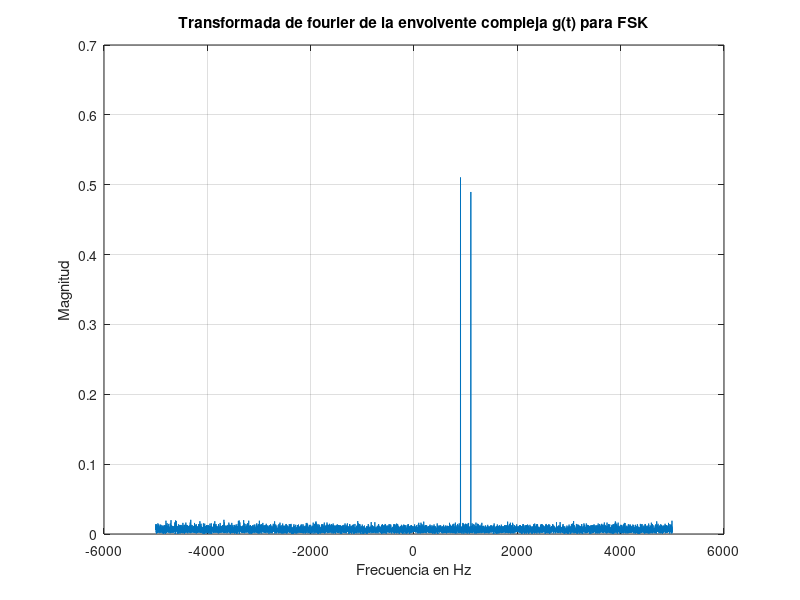

The MATLAB source for this figure:
fc = 1000; %frec de la portadora
f1 = 900; %frec simbolo 0
f2 = 1100; %frec simbolo 1
fs = 10000;
t = 0:1/fs:1-1/fs; %vector tiempo

data = randi([0 1], 1, length(t));

m = cos(2*pi*f1*t) .* (data == 0) + cos(2*pi*f2*t) .* (data == 1) ;

g = exp(1j*2*pi*f1*t) .* (data == 0) + exp(1j*2*pi*f2*t) .* (data == 1) ;

G = fftshift(fft(g)); 

f = (-fs/2:fs/2-1)/fs * fs;

figure;
plot(f, abs(G)/length(G));
title('Transformada de fourier de la envolvente compleja g(t) para FSK');
xlabel('Frecuencia en Hz');
ylabel('Magnitud');
grid on;